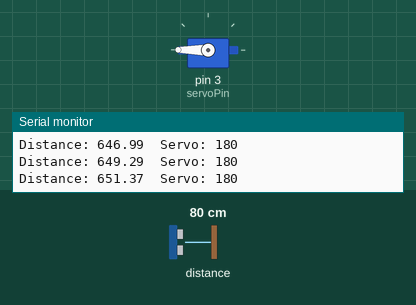
Simulated run of this sketch. Board: Arduino Uno, built with avr-gcc and run on an emulated ATmega328P. Parts: servo, the last lines printed to the serial monitor. The inputs (shaded band) are chosen by the test bench; at power-on: distance to the obstacle 80 cm.

Above: at 1.2 s.
1.3 s: distance to the obstacle set to 2 cm
At 3.6 s:
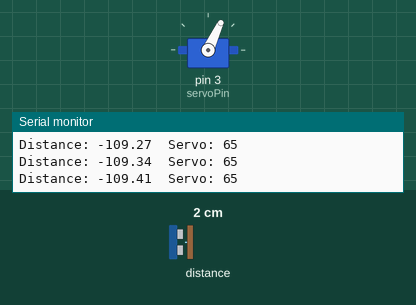
4.3 s: distance to the obstacle set to 60 cm
At 4.78 s:
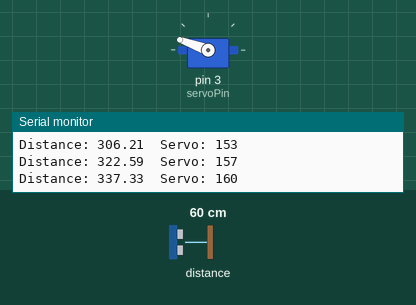
6.4 s: distance to the obstacle set to 9 cm
At 8.8 s:
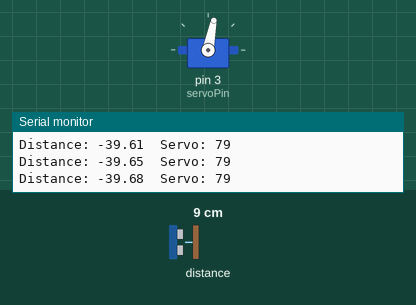
9.4 s: distance to the obstacle set to 250 cm
At 10.1 s:
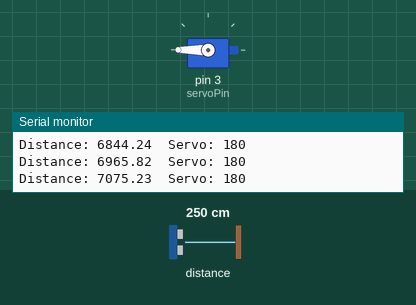
Timing chart, 0 to 11.9 s (numbered marks = the images above; inputs shaded):
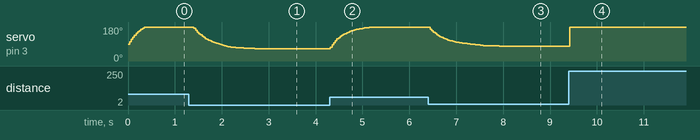

The sketch:

balansPlatta_-_kopia.ino
```cpp
#include "Adafruit_VL53L0X.h"
#include "Servo.h"

#include "VL53L1X.h"

Adafruit_VL53L0X lox = Adafruit_VL53L0X();
Servo servo;


const int servoPin = 3;

float distance = 0;

double sp = 0, pv, ev;
double Kp = 0.2, Ki = 0.03, Kd = 0.03;

double I = 0;
double prevEv;

float filteredDistance = 0;
float alpha = 0.1;

double I_max = 100;
double I_min = -100;


void setup() {
  servo.attach(servoPin);
  Serial.begin(115200);
  servo.write(90);

  //SetROI(4, 4)

  // wait until serial port opens for native USB devices
  while (! Serial) {
    delay(1);
  }

  Serial.println("Adafruit VL53L0X test.");
  if (!lox.begin()) {
    Serial.println(F("Failed to boot VL53L0X"));
    while(1);
  }
  // power
  Serial.println(F("VL53L0X API Continuous Ranging example\n\n"));

  // start continuous ranging
  lox.startRangeContinuous();


}

void loop() {

  if (lox.isRangeComplete()) {
    float controlSignal = pidFunc();         // Få PID-reglerad styrsignal
    int servoValue = constrain(90 + controlSignal, 0, 180);  // Justera kring mittläget

    servo.write(servoValue);                 // Skriv till servot
    Serial.print("Distance: ");
    Serial.print(pv);
    Serial.print("  Servo: ");
    Serial.println(servoValue);
  }


}

float servoMove(){
  float out;
  out = pidFunc();
  //Serial.print(" ");
  //Serial.println();


  return out;
}


float getDistance() {
  if (lox.isRangeComplete()) {
    float raw = map(lox.readRange(), 30, 230, -100, 100);
    filteredDistance = alpha * raw + (1 - alpha) * filteredDistance;
  }
  return filteredDistance;
}

float pidFunc() {
  pv = getDistance();
  double out;
  ev = pv - sp;

  double D;
  double evHold;
  I = I + ev;
  I = constrain(I, I_min, I_max);
  D = ev;

  double evDiff;
  evDiff = prevEv - ev;
  prevEv = ev;

  out = Kp * ev + Ki * I + Kd * evDiff;

  return out;
}
```

Measured:
- after the input at 1.3 s, servo on pin 3 (servoPin): moves from 180° to 65° over 1.5 s, starting after 0.11 s
- after the input at 4.3 s, servo on pin 3 (servoPin): moves from 65° to 180° over 0.89 s, starting at once
- after the input at 6.4 s, servo on pin 3 (servoPin): moves from 180° to 79° over 1.5 s, starting at once
- after the input at 9.4 s, servo on pin 3 (servoPin): 79° → 180° at once
